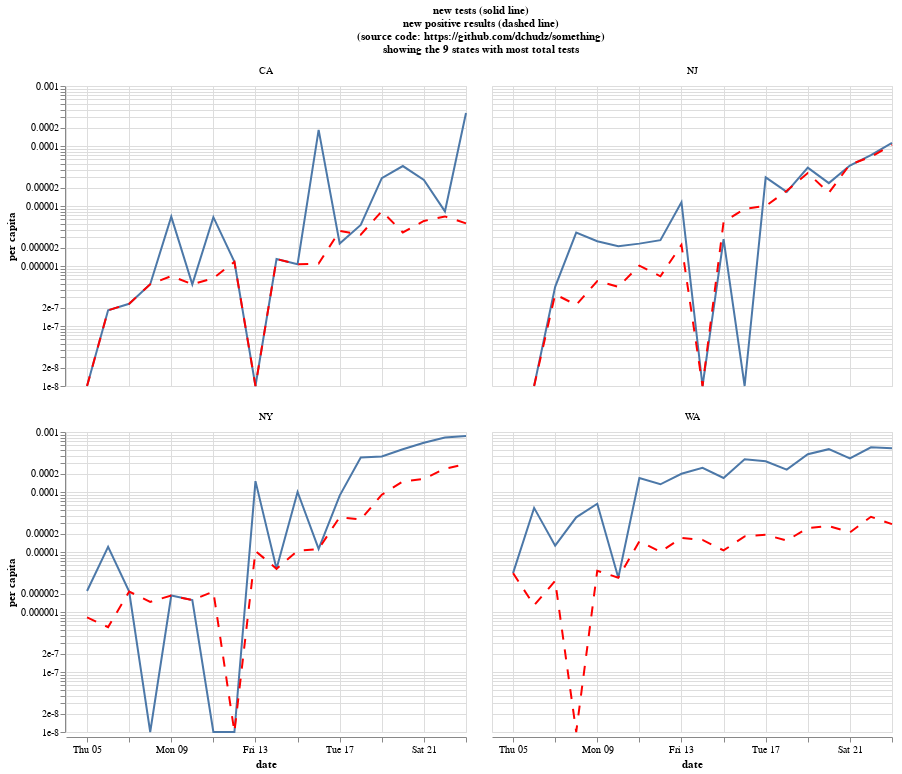

The code cell stored with this chart in its notebook:
### Code cell
positive = alt.Chart().mark_line(color="red", strokeDash=[10,10]).encode(
    alt.X('date'),
    alt.Y('positive', scale=alt.Scale(type='log'), title="per capita"),
)
total = alt.Chart().mark_line().encode(
    alt.X('date'),
    alt.Y('total', scale=alt.Scale(type='log')),
)

title = ["new tests (solid line)",
         "new positive results (dashed line)",
        "(source code: https://github.com/dchudz/something)",
        f"showing the {n_states} states with most total tests"]

alt.layer(total, positive
         ).facet(
    data=per_capita_state_subset,
    facet=alt.Facet('state', title=title),
                columns=2).configure_legend(symbolSize=120,
                                   labelLimit= 0,
                                   symbolType='circle',
                                   labelFontSize=14
                )

### Figure 1 — Vega-Lite specification as saved in the notebook (floating-point values rounded to 4 significant figures)
{"config": {"view": {"continuousWidth": 400, "continuousHeight": 300}, "legend": {"labelFontSize": 14, "labelLimit": 0, "symbolSize": 120, "symbolType": "circle"}}, "data": {"name": "data-32d85d92e513b5f27209655bf5d273ba"}, "facet": {"type": "nominal", "field": "state", "title": ["new tests (solid line)", "new positive results (dashed line)", "(source code: https://github.com/dchudz/something)", "showing the 9 states with most total tests"]}, "spec": {"layer": [{"mark": "line", "encoding": {"x": {"type": "temporal", "field": "date"}, "y": {"type": "quantitative", "field": "total", "scale": {"type": "log"}}}}, {"mark": {"type": "line", "color": "red", "strokeDash": [10, 10]}, "encoding": {"x": {"type": "temporal", "field": "date"}, "y": {"type": "quantitative", "field": "positive", "scale": {"type": "log"}, "title": "per capita"}}}]}, "columns": 2, "$schema": "https://vega.github.io/schema/vega-lite/v4.0.2.json", "datasets": {"data-32d85d92e513b5f27209655bf5d273ba": [{"state": "CA", "date": "2020-03-04T00:00:00", "positive": null, "total": null, "hacked": false}, {"state": "CA", "date": "2020-03-05T00:00:00", "positive": 1e-08, "total": 1e-08, "hacked": true}, {"state": "CA", "date": "2020-03-06T00:00:00", "positive": 1.826e-07, "total": 1.826e-07, "hacked": false}, {"state": "CA", "date": "2020-03-07T00:00:00", "positive": 2.348e-07, "total": 2.348e-07, "hacked": false}, {"state": "CA", "date": "2020-03-08T00:00:00", "positive": 4.957e-07, "total": 4.957e-07, "hacked": false}, {"state": "CA", "date": "2020-03-09T00:00:00", "positive": 6.783e-07, "total": 6.626e-06, "hacked": false}, {"state": "CA", "date": "2020-03-10T00:00:00", "positive": 4.957e-07, "total": 4.957e-07, "hacked": false}, {"state": "CA", "date": "2020-03-11T00:00:00", "positive": 6.261e-07, "total": 6.522e-06, "hacked": false}, {"state": "CA", "date": "2020-03-12T00:00:00", "positive": 1.174e-06, "total": 1.174e-06, "hacked": false}, {"state": "CA", "date": "2020-03-13T00:00:00", "positive": 1e-08, "total": 1e-08, "hacked": true}, {"state": "CA", "date": "2020-03-14T00:00:00", "positive": 1.304e-06, "total": 1.304e-06, "hacked": false}, {"state": "CA", "date": "2020-03-15T00:00:00", "positive": 1.07e-06, "total": 1.07e-06, "hacked": false}, {"state": "CA", "date": "2020-03-16T00:00:00", "positive": 1.096e-06, "total": 0.0001854, "hacked": false}, {"state": "CA", "date": "2020-03-17T00:00:00", "positive": 3.861e-06, "total": 2.374e-06, "hacked": false}, {"state": "CA", "date": "2020-03-18T00:00:00", "positive": 3.339e-06, "total": 4.826e-06, "hacked": false}, {"state": "CA", "date": "2020-03-19T00:00:00", "positive": 8.165e-06, "total": 2.919e-05, "hacked": false}, {"state": "CA", "date": "2020-03-20T00:00:00", "positive": 3.626e-06, "total": 4.633e-05, "hacked": false}, {"state": "CA", "date": "2020-03-21T00:00:00", "positive": 5.635e-06, "total": 2.716e-05, "hacked": false}, {"state": "CA", "date": "2020-03-22T00:00:00", "positive": 6.704e-06, "total": 8.139e-06, "hacked": false}, {"state": "CA", "date": "2020-03-23T00:00:00", "positive": 5.139e-06, "total": 0.0003537, "hacked": false}, {"state": "NJ", "date": "2020-03-05T00:00:00", "positive": null, "total": null, "hacked": false}, {"state": "NJ", "date": "2020-03-06T00:00:00", "positive": 1e-08, "total": 1e-08, "hacked": true}, {"state": "NJ", "date": "2020-03-07T00:00:00", "positive": 3.371e-07, "total": 4.495e-07, "hacked": false}, {"state": "NJ", "date": "2020-03-08T00:00:00", "positive": 2.247e-07, "total": 3.596e-06, "hacked": false}, {"state": "NJ", "date": "2020-03-09T00:00:00", "positive": 5.618e-07, "total": 2.584e-06, "hacked": false}, {"state": "NJ", "date": "2020-03-10T00:00:00", "positive": 4.495e-07, "total": 2.135e-06, "hacked": false}, {"state": "NJ", "date": "2020-03-11T00:00:00", "positive": 1.011e-06, "total": 2.36e-06, "hacked": false}, {"state": "NJ", "date": "2020-03-12T00:00:00", "positive": 6.742e-07, "total": 2.697e-06, "hacked": false}, {"state": "NJ", "date": "2020-03-13T00:00:00", "positive": 2.247e-06, "total": 1.157e-05, "hacked": false}, {"state": "NJ", "date": "2020-03-14T00:00:00", "positive": 1e-08, "total": 1e-08, "hacked": true}, {"state": "NJ", "date": "2020-03-15T00:00:00", "positive": 5.394e-06, "total": 2.809e-06, "hacked": false}, {"state": "NJ", "date": "2020-03-16T00:00:00", "positive": 8.989e-06, "total": 1e-08, "hacked": true}, {"state": "NJ", "date": "2020-03-17T00:00:00", "positive": 1e-05, "total": 3e-05, "hacked": false}, {"state": "NJ", "date": "2020-03-18T00:00:00", "positive": 1.798e-05, "total": 1.719e-05, "hacked": false}, {"state": "NJ", "date": "2020-03-19T00:00:00", "positive": 3.54e-05, "total": 4.36e-05, "hacked": false}, {"state": "NJ", "date": "2020-03-20T00:00:00", "positive": 1.663e-05, "total": 2.405e-05, "hacked": false}, {"state": "NJ", "date": "2020-03-21T00:00:00", "positive": 4.91e-05, "total": 4.731e-05, "hacked": false}, {"state": "NJ", "date": "2020-03-22T00:00:00", "positive": 6.596e-05, "total": 7.068e-05, "hacked": false}, {"state": "NJ", "date": "2020-03-23T00:00:00", "positive": 0.0001045, "total": 0.0001132, "hacked": false}, {"state": "NY", "date": "2020-03-04T00:00:00", "positive": null, "total": null, "hacked": false}, {"state": "NY", "date": "2020-03-05T00:00:00", "positive": 8.142e-07, "total": 2.239e-06, "hacked": false}, {"state": "NY", "date": "2020-03-06T00:00:00", "positive": 5.598e-07, "total": 1.216e-05, "hacked": false}, {"state": "NY", "date": "2020-03-07T00:00:00", "positive": 2.188e-06, "total": 2.188e-06, "hacked": false}, {"state": "NY", "date": "2020-03-08T00:00:00", "positive": 1.476e-06, "total": 1e-08, "hacked": true}, {"state": "NY", "date": "2020-03-09T00:00:00", "positive": 1.883e-06, "total": 1.883e-06, "hacked": false}, {"state": "NY", "date": "2020-03-10T00:00:00", "positive": 1.578e-06, "total": 1.578e-06, "hacked": false}, {"state": "NY", "date": "2020-03-11T00:00:00", "positive": 2.188e-06, "total": 1e-08, "hacked": true}, {"state": "NY", "date": "2020-03-12T00:00:00", "positive": 1e-08, "total": 1e-08, "hacked": true}, {"state": "NY", "date": "2020-03-13T00:00:00", "positive": 1.043e-05, "total": 0.0001518, "hacked": false}, {"state": "NY", "date": "2020-03-14T00:00:00", "positive": 5.241e-06, "total": 5.241e-06, "hacked": false}, {"state": "NY", "date": "2020-03-15T00:00:00", "positive": 1.043e-05, "total": 0.0001002, "hacked": false}, {"state": "NY", "date": "2020-03-16T00:00:00", "positive": 1.125e-05, "total": 1.125e-05, "hacked": false}, {"state": "NY", "date": "2020-03-17T00:00:00", "positive": 3.817e-05, "total": 8.717e-05, "hacked": false}, {"state": "NY", "date": "2020-03-18T00:00:00", "positive": 3.471e-05, "total": 0.0003761, "hacked": false}, {"state": "NY", "date": "2020-03-19T00:00:00", "positive": 9.007e-05, "total": 0.0003912, "hacked": false}, {"state": "NY", "date": "2020-03-20T00:00:00", "positive": 0.0001501, "total": 0.0005162, "hacked": false}, {"state": "NY", "date": "2020-03-21T00:00:00", "positive": 0.0001656, "total": 0.000662, "hacked": false}, {"state": "NY", "date": "2020-03-22T00:00:00", "positive": 0.0002449, "total": 0.0008124, "hacked": false}, {"state": "NY", "date": "2020-03-23T00:00:00", "positive": 0.0002904, "total": 0.0008594, "hacked": false}, {"state": "WA", "date": "2020-03-04T00:00:00", "positive": null, "total": null, "hacked": false}, {"state": "WA", "date": "2020-03-05T00:00:00", "positive": 4.447e-06, "total": 4.447e-06, "hacked": false}, {"state": "WA", "date": "2020-03-06T00:00:00", "positive": 1.291e-06, "total": 5.436e-05, "hacked": false}, {"state": "WA", "date": "2020-03-07T00:00:00", "positive": 3.299e-06, "total": 1.277e-05, "hacked": false}, {"state": "WA", "date": "2020-03-08T00:00:00", "positive": 1e-08, "total": 3.787e-05, "hacked": true}, {"state": "WA", "date": "2020-03-09T00:00:00", "positive": 4.877e-06, "total": 6.369e-05, "hacked": false}, {"state": "WA", "date": "2020-03-10T00:00:00", "positive": 3.73e-06, "total": 3.73e-06, "hacked": false}, {"state": "WA", "date": "2020-03-11T00:00:00", "positive": 1.506e-05, "total": 0.0001713, "hacked": false}, {"state": "WA", "date": "2020-03-12T00:00:00", "positive": 1.004e-05, "total": 0.0001344, "hacked": false}, {"state": "WA", "date": "2020-03-13T00:00:00", "positive": 1.721e-05, "total": 0.0002014, "hacked": false}, {"state": "WA", "date": "2020-03-14T00:00:00", "positive": 1.592e-05, "total": 0.0002527, "hacked": false}, {"state": "WA", "date": "2020-03-15T00:00:00", "positive": 1.061e-05, "total": 0.0001714, "hacked": false}, {"state": "WA", "date": "2020-03-16T00:00:00", "positive": 1.822e-05, "total": 0.0003523, "hacked": false}, {"state": "WA", "date": "2020-03-17T00:00:00", "positive": 1.936e-05, "total": 0.000325, "hacked": false}, {"state": "WA", "date": "2020-03-18T00:00:00", "positive": 1.549e-05, "total": 0.0002357, "hacked": false}, {"state": "WA", "date": "2020-03-19T00:00:00", "positive": 2.51e-05, "total": 0.0004269, "hacked": false}, {"state": "WA", "date": "2020-03-20T00:00:00", "positive": 2.711e-05, "total": 0.0005174, "hacked": false}, {"state": "WA", "date": "2020-03-21T00:00:00", "positive": 2.123e-05, "total": 0.0003631, "hacked": false}, {"state": "WA", "date": "2020-03-22T00:00:00", "positive": 3.859e-05, "total": 0.0005563, "hacked": false}, {"state": "WA", "date": "2020-03-23T00:00:00", "positive": 2.912e-05, "total": 0.0005385, "hacked": false}]}}
